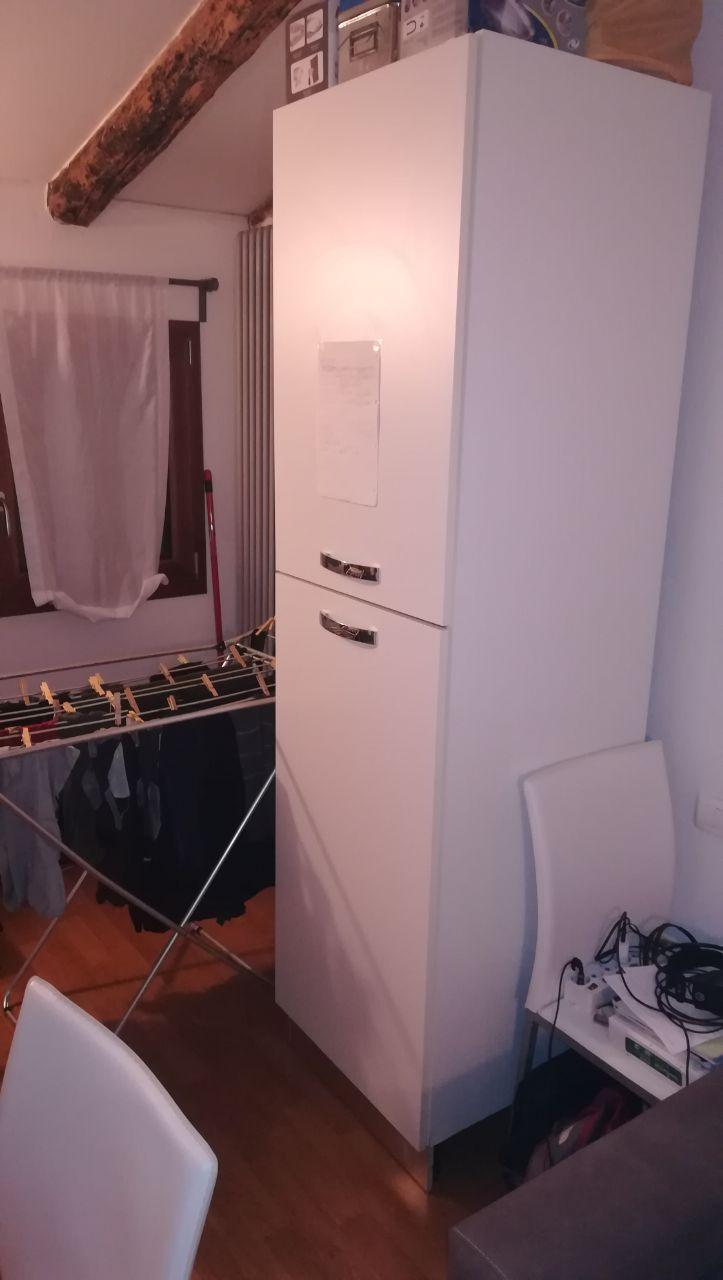
#> input picture 1-box/body/frigo1.jpg, 723 x 1280 px
$ jupyter execute --allow-errors body-reconstruction.ipynb   (older library calls are emulated)   (text cells are left out)
#> lines starting #> are read from the running program, lines starting #| are printed output that depends on the picture; after the words box and inside, x2 and y2 are one past the last pixel; in counts of white or black regions, pixels touching at a corner belong together
[cell 1]
# body reconstruction
#
# finds rectangular shapes
# understand which ones could be a box
# indentifies panel's body
import cv2
import numpy as np
from matplotlib import pyplot as plt

[cell 2]
# OpenCV + Python Rectangle Detection Example
# https://www.youtube.com/watch?v=T9P10FAp8Qw
# 1) https://mehmethanoglu.com.tr/blog/6-opencv-ile-dikdortgen-algilama-python.html
# https://youtu.be/HpaY0HOomAI
# # https://github.com/shibatch/rectdetect
# https://youtu.be/Fchzk1lDt7Q
# https://docs.opencv.org/master/d3/dc0/group__imgproc__shape.html
# https://stackoverflow.com/questions/44522012/rectangle-detection-tracking-using-opencv
# https://docs.opencv.org/3.4/dd/d49/tutorial_py_contour_features.html
# https://docs.opencv.org/3.4/da/d0c/tutorial_bounding_rects_circles.html
# https://cv-tricks.com/opencv-dnn/edge-detection-hed/
# https://arxiv.org/pdf/1703.10896.pdf
# https://www.youtube.com/watch?v=zzcipxzZP9E
#######
#https://stackoverflow.com/questions/57125879/improve-rectangle-contour-detection-in-image-using-opencv
#https://stackoverflow.com/questions/44295099/how-to-identify-incomplete-rectangles-in-opencv
#https://stackoverflow.com/questions/14795246/rectangular-approximation-of-contours
## use contours as array:
#https://stackoverflow.com/questions/33958977/contour-approximation-opencv
#https://docs.opencv.org/3.4/dd/d49/tutorial_py_contour_features.html

[cell 3]
def findRectangles(imgrect,filtype,method,imop,PARAMGAUSS,PARAMCANNY,PARAMMORPH):
    # [7 lines of commented-out code are left out]
    imgrect = cv2.cvtColor(imgrect, cv2.COLOR_BGR2GRAY)

    if filtype=='bilinear':
        # bilinear filtering
        imgrect=cv2.bilateralFilter(imgrect , 1, 10, 120 )
    elif filtype=='gaussian':
        #gaussian blur
        imgrect=cv2.GaussianBlur(imgrect,(PARAMGAUSS,PARAMGAUSS),0)
    #else
        #no filtering

    if method == 'canny':
        #use edge detection
        imgrect  = cv2.Canny( imgrect, 10, PARAMCANNY )
    else:
        #use threshold binarization
        _, imgrect = cv2.threshold(imgrect, 127, 255, 0)

    kernel = cv2.getStructuringElement( cv2.MORPH_RECT, ( PARAMMORPH, PARAMMORPH ) )
    if imop=='morp':
        #morphing the image
        kernel = cv2.getStructuringElement( cv2.MORPH_RECT, ( PARAMMORPH, PARAMMORPH ) )
        imgrect = cv2.morphologyEx( imgrect, cv2.MORPH_CLOSE, kernel )
    elif imop=='erate':
        # erode and dilate
        imgrect = cv2.erode(imgrect,kernel,iterations = 10)
        imgrect = cv2.dilate(imgrect,kernel,iterations = 10)


    # [12 lines of commented-out code are left out]

    _,contours, hierarchy = cv2.findContours(imgrect, cv2.RETR_TREE, cv2.CHAIN_APPROX_SIMPLE)

    if 1:
        # Identify rectangular contours
        rect_cnts = []
        areas = []
        for cnt in contours:
            peri = cv2.arcLength(cnt, True)
            approx = cv2.approxPolyDP(cnt, 0.1 * peri, True)
            (x, y, w, h) = cv2.boundingRect(cnt)
            #ar = w / float(h)
            if len(approx) == 4: # shape filtering condition
                # Get the area of the rectangle, need to exclude rectangles with area less than the
                # one of the smallest aruco
                area = cv2.contourArea(cnt)
                #rect_cnts.append(cnt)
                #areas.append(cv2.contourArea(cnt))

                # Exclude rectangles with pixel area, due to some threesholding error perhaps
                if area >= 5.0:
                    areas.append(area)
                    rect_cnts.append(cnt) # Shape is rectangle, add to the valid list
        # [34 lines of commented-out code are left out]

        cv2.waitKey(0)
        cv2.destroyAllWindows()
        return rect_cnts
    else:
        return contours

[cell 4]
#param
GAUSS=5
CANNY = 250
MORPH = 7
usefilter='bilinear'
usemethod='canny'
useclosing='morp'

img1=cv2.imread("body/frigo1.jpg")
#> img1 is the input picture: shape (1280, 723, 3); mean B, G, R 109.5, 104.7, 131.8
img2=cv2.imread('body/frigo2.jpg')
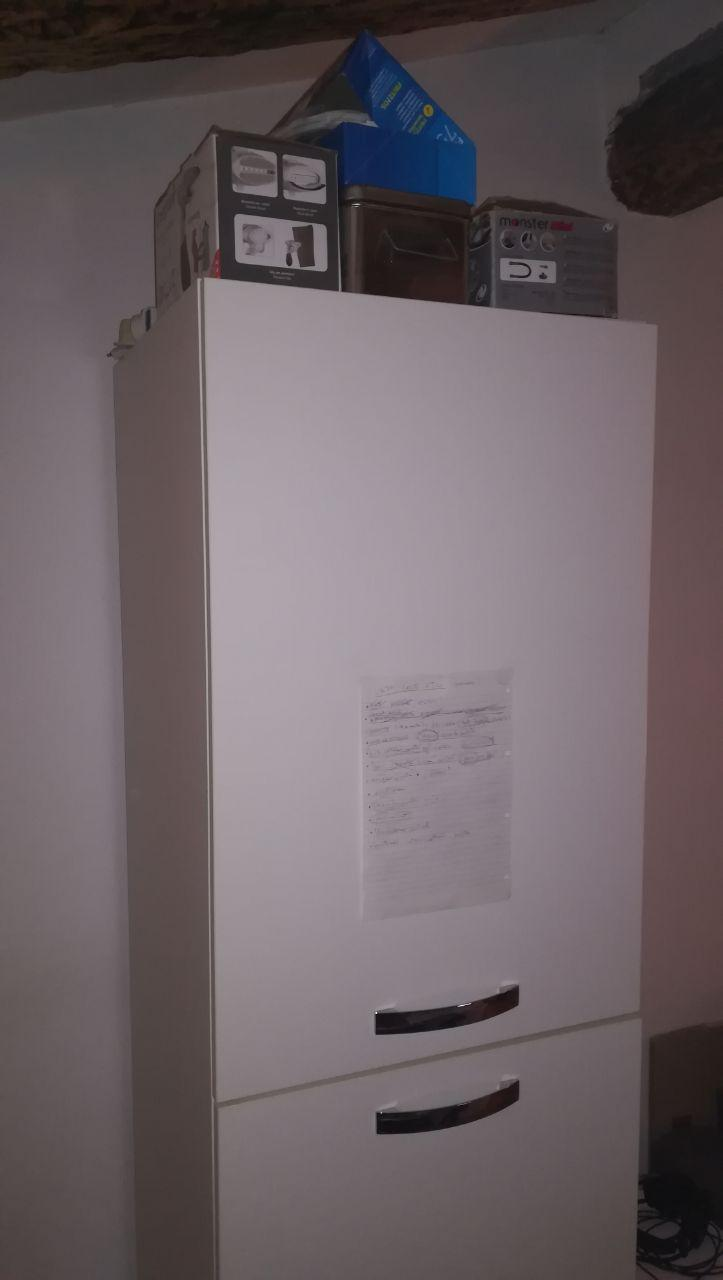
#> input picture 1-box/body/frigo2.jpg, 723 x 1280 px
#> img2 is the input picture: shape (1280, 723, 3); mean B, G, R 100.4, 96.3, 106.8
img3=cv2.imread('body/libri.jpg')
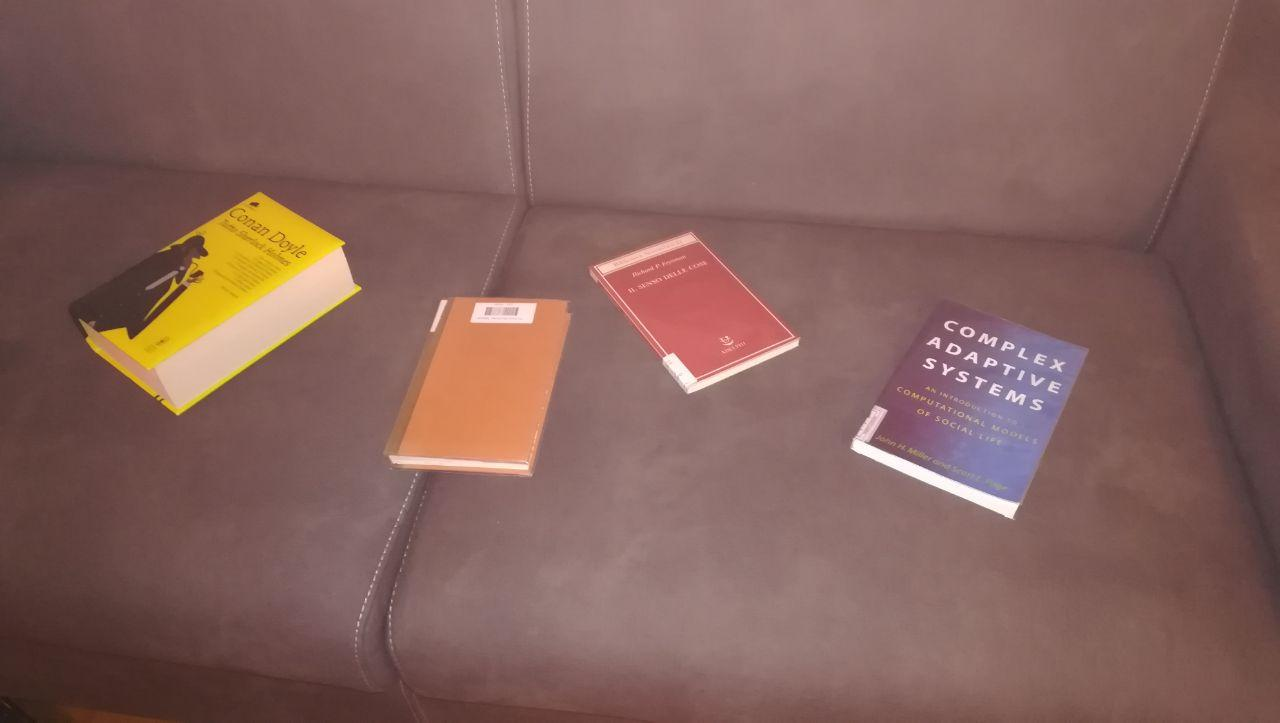
#> input picture 1-box/body/libri.jpg, 1280 x 723 px
#> img3 is the input picture: shape (723, 1280, 3); mean B, G, R 93, 99, 133.8
img4=cv2.imread('body/pag1.jpg')
img5=cv2.imread('body/tavolo1.jpg')
img6=cv2.imread('body/tavolo2.jpg')
img7=cv2.imread('../2-markers/test-imgs/double-rectangle.jpg')
#img0=np.copy(img)

imgcnts1= findRectangles(img1,usefilter,usemethod,useclosing,GAUSS,CANNY,MORPH)
#> in findRectangles, `imgrect  = cv2.Canny( imgrect, 10, PARAMCANNY )`: imgrect: shape (1280, 723); 2.8% white in thin lines or dots
#> in findRectangles, `imgrect = cv2.morphologyEx( imgrect, cv2.MORPH_CLOSE, kernel )`:
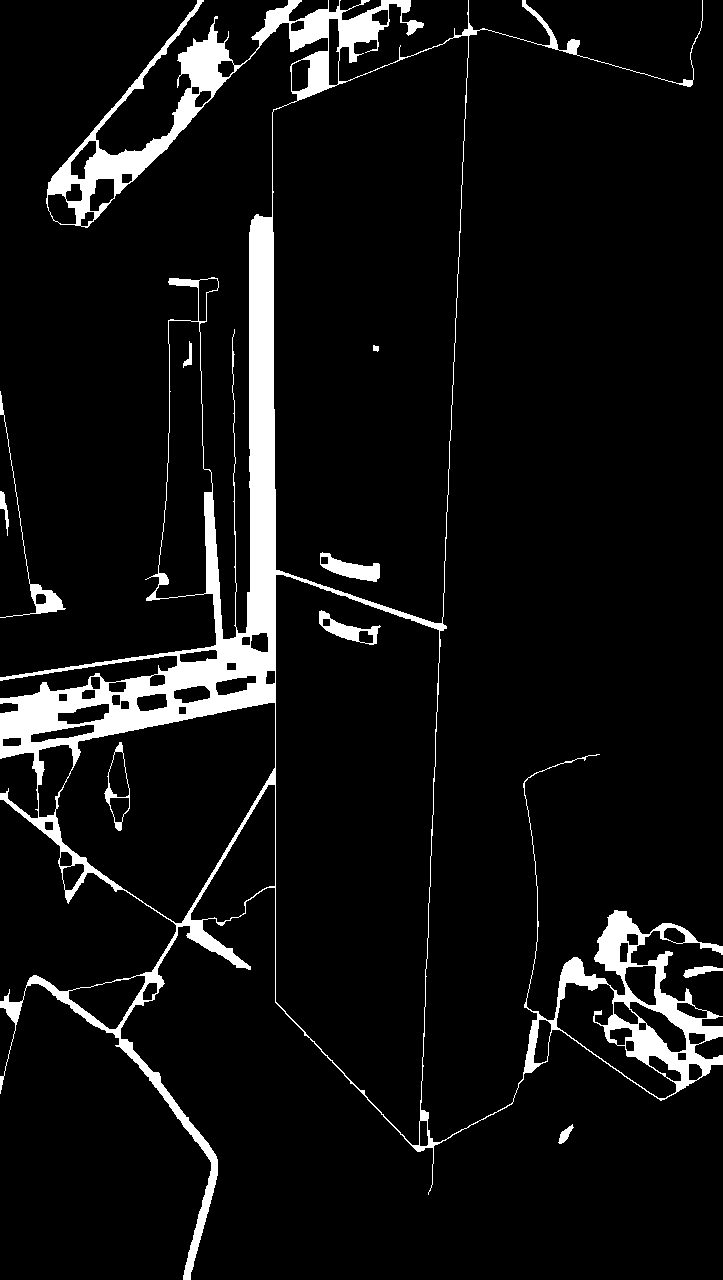
#> imgrect: shape (1280, 723); 7% white; 10 white regions
#> in findRectangles, `_,contours, hierarchy = cv2.findContours(imgrect, cv2.RETR_TREE, cv2.C..`: contours = 77 contours; largest, box (x1, y1, x2, y2) and area: (0, 0, 723, 1280) 292468, (272, 35, 469, 624) 95428, (275, 574, 440, 1146) 74402, (55, 702, 276, 924) 30773, (155, 320, 213, 599) 10383
#> the loop in findRectangles, `for cnt in contours:` made 77 passes
#> (peri, approx, x, y, w, h, area) on passes 5, 8, 10, 11, 12, 14, 20, 23: (39.31, [[35, 595], [43, 593], [46, 602], [36, 604]], 35, 593, 12, 12, 111), (54.97, [[689, 1063], [702, 1069], [696, 1080], [688, 1079]], 688, 1063, 15, 18, 206), (31.66, [[677, 1053], [685, 1052], [686, 1059], [678, 1060]], 677, 1052, 10, 9, 70), (36.49, [[626, 1040], [634, 1042], [633, 1051], [626, 1050]], 625, 1040, 10, 12, 93), (52.73, [[688, 1033], [704, 1033], [705, 1040], [690, 1044]], 688, 1032, 18, 13, 174.5), (29.66, [[638, 1023], [645, 1022], [646, 1029], [639, 1030]], 638, 1022, 9, 9, 62), (58.97, [[156, 982], [152, 999], [143, 1000], [146, 985]], 142, 982, 16, 19, 202), (54.49, [[621, 942], [628, 943], [626, 962], [619, 961]], 619, 942, 10, 21, 165)
#> (peri, x, y, w, h, area) on passes 61, 63, 64, 65, 68, 69: (53.31, 80, 211, 15, 16, 144), (64.14, 65, 183, 18, 19, 249), (106, 89, 178, 26, 34, 596.5), (38.49, 121, 173, 12, 11, 102), (29.66, 191, 86, 9, 9, 62), (60.38, 217, 60, 18, 18, 231.5)
#> after the loop in findRectangles, `for cnt in contours:`: areas = 37 values, max 30773 at index 13, min 22.5 at index 35, mean 979; rect_cnts = 37 contours; largest, box (x1, y1, x2, y2) and area: (55, 702, 276, 924) 30773, (89, 178, 115, 212) 596, (291, 59, 311, 92) 512, (250, 632, 269, 653) 303, (65, 183, 83, 202) 249
#> imgcnts1 has the same summary as rect_cnts in findRectangles
cv2.drawContours(img1, imgcnts1, -1, (0,255,0), 3)
#> img1: shape (1280, 723, 3); 1.14% of pixels changed, all inside (x1, y1, x2, y2) = (0, 18, 708, 1083)
imgcnts2= findRectangles(img2,usefilter,usemethod,useclosing,GAUSS,CANNY,MORPH)
#> in findRectangles (call 2), `imgrect  = cv2.Canny( imgrect, 10, PARAMCANNY )`: imgrect: shape (1280, 723); 0.89% white in thin lines or dots, all inside (x1, y1, x2, y2) = (106, 109, 658, 1280)
#> in findRectangles (call 2), `imgrect = cv2.morphologyEx( imgrect, cv2.MORPH_CLOSE, kernel )`: imgrect: shape (1280, 723); 1.6% white; 10 white regions (1 under 20 px)
#> in findRectangles (call 2), `_,contours, hierarchy = cv2.findContours(imgrect, cv2.RETR_TREE, cv2.C..`: contours = 27 contours, 1 with area under 20; largest, box (x1, y1, x2, y2) and area: (197, 109, 658, 1103) 6368, (234, 213, 328, 272) 4429, (231, 146, 327, 205) 4184, (375, 984, 520, 1035) 3461, (376, 1074, 520, 1135) 3280
#> the loop in findRectangles (call 2), `for cnt in contours:` made 27 passes
#> (peri, approx, x, y, w, h, area) on passes 4, 8, 9, 10, 11, 12, 13, 14: (57.31, [[416, 1003], [414, 1011], [395, 1011], [396, 1004]], 395, 1002, 22, 11, 174), (155.6, [[500, 258], [500, 279], [555, 282], [554, 261]], 500, 258, 57, 26, 1222.5), (39.66, [[514, 268], [526, 267], [527, 274], [515, 275]], 514, 267, 14, 9, 102), (55.31, [[548, 262], [556, 266], [554, 282], [547, 281]], 546, 262, 11, 21, 177), (59.9, [[531, 260], [540, 261], [538, 281], [530, 280]], 530, 260, 11, 22, 197.5), (43.56, [[525, 232], [522, 243], [528, 248], [530, 233]], 522, 232, 9, 17, 99.5), (67.21, [[505, 228], [500, 244], [512, 247], [514, 229]], 499, 228, 17, 20, 207.5), (284.4, [[235, 214], [237, 262], [326, 270], [325, 225]], 234, 213, 94, 59, 4429)
#> (peri, approx, x, y, w, h) on passes 1, 2, 3, 5, 6, 7: (372.5, [[519, 1074], [376, 1133]], 376, 1074, 144, 61), (346.2, [[519, 1085], [376, 1132]], 376, 1084, 144, 51), (371, [[518, 985], [375, 1034]], 375, 984, 145, 51), (345.2, [[518, 990], [375, 1033]], 375, 989, 144, 46), (4, [[416, 775], [418, 775]], 416, 775, 3, 1), (2041.9, [[143, 304], [137, 1279]], 106, 304, 40, 976)
#> after the loop in findRectangles (call 2), `for cnt in contours:`: areas = [174, 1222.5, 102, 177, 197.5, 99.5, 207.5, 4429, 116.5, 612.5, 2629.5, 4183.5, 86, 70, 203.5, 1565.5]; rect_cnts = 16 contours; largest, box (x1, y1, x2, y2) and area: (234, 213, 328, 272) 4429, (231, 146, 327, 205) 4184, (234, 214, 294, 268) 2630, (231, 146, 278, 186) 1566, (500, 258, 557, 284) 1222
#> imgcnts2 has the same summary as rect_cnts in findRectangles
cv2.drawContours(img2, imgcnts2, -1, (0,255,0), 3)
#> img2: shape (1280, 723, 3); 0.67% of pixels changed, all inside (x1, y1, x2, y2) = (229, 144, 559, 1015)
imgcnts3= findRectangles(img3,usefilter,usemethod,useclosing,GAUSS,CANNY,MORPH)
#> in findRectangles (call 3), `imgrect  = cv2.Canny( imgrect, 10, PARAMCANNY )`: imgrect: shape (723, 1280); 0.9% white in thin lines or dots, all inside (x1, y1, x2, y2) = (68, 0, 1065, 643)
#> in findRectangles (call 3), `imgrect = cv2.morphologyEx( imgrect, cv2.MORPH_CLOSE, kernel )`: imgrect: shape (723, 1280); 2% white; 28 white regions (5 under 20 px)
#> in findRectangles (call 3), `_,contours, hierarchy = cv2.findContours(imgrect, cv2.RETR_TREE, cv2.C..`: contours = 43 contours, 9 with area under 20; largest, box (x1, y1, x2, y2) and area: (68, 192, 362, 416) 34866, (106, 193, 358, 411) 24234, (389, 297, 571, 495) 23058, (399, 297, 570, 464) 19277, (588, 231, 801, 394) 17834
cv2.drawContours(img3, imgcnts3,-1, (0,255,0), 3)
#> img3: shape (723, 1280, 3); 0.98% of pixels changed, all inside (x1, y1, x2, y2) = (376, 229, 1067, 569)
#> (the rest of this cell did not finish here and is left out)

cv2.drawContours(img4, imgcnts4, -1, (0,255,0), 3)
imgcnts5= findRectangles(img5,usefilter,usemethod,useclosing,GAUSS,CANNY,MORPH)
cv2.drawContours(img5, imgcnts5, -1, (0,255,0), 3)
imgcnts6= findRectangles(img6,usefilter,usemethod,useclosing,GAUSS,CANNY,MORPH)
cv2.drawContours(img6, imgcnts6, -1, (0,255,0), 3)
imgcnts7= findRectangles(img7,usefilter,usemethod,useclosing,GAUSS,CANNY,MORPH)
cv2.drawContours(img7, imgcnts7, -1, (0,255,0), 3)

#print("Areas:", areas)

# Display our image
plt.figure(figsize=(20,10))
plt.imshow(cv2.cvtColor(img1, cv2.COLOR_BGR2RGB))
plt.figure(figsize=(20,10))
plt.imshow(cv2.cvtColor(img2, cv2.COLOR_BGR2RGB))
plt.figure(figsize=(20,10))
plt.imshow(cv2.cvtColor(img3, cv2.COLOR_BGR2RGB))
plt.figure(figsize=(20,10))
plt.imshow(cv2.cvtColor(img4, cv2.COLOR_BGR2RGB))
plt.figure(figsize=(20,10))
plt.imshow(cv2.cvtColor(img5, cv2.COLOR_BGR2RGB))
plt.figure(figsize=(20,10))
plt.imshow(cv2.cvtColor(img6, cv2.COLOR_BGR2RGB))
plt.figure(figsize=(20,10))
plt.imshow(cv2.cvtColor(img7, cv2.COLOR_BGR2RGB))

# [15 lines of commented-out code are left out]
plt.show()

[cell 5]
import cv2
import time
import numpy as np

##################
DELAY = 0.02
USE_CAM = 1
IS_FOUND = 0

MORPH = 7
CANNY = 250
##################
# 420x600 oranı 105mmx150mm gerçek boyuttaki kağıt için
_width  = 600.0
_height = 420.0
_margin = 0.0
##################

if USE_CAM: video_capture = cv2.VideoCapture(0)

corners = np.array(
    [
    [[  _margin, _margin]],
    [[ _margin, _height + _margin  ]],
    [[ _width + _margin, _height + _margin  ]],
    [[ _width + _margin, _margin ]],
    ]
)

pts_dst = np.array( corners, np.float32 )

while True :

    if USE_CAM :
        ret, rgb = video_capture.read()
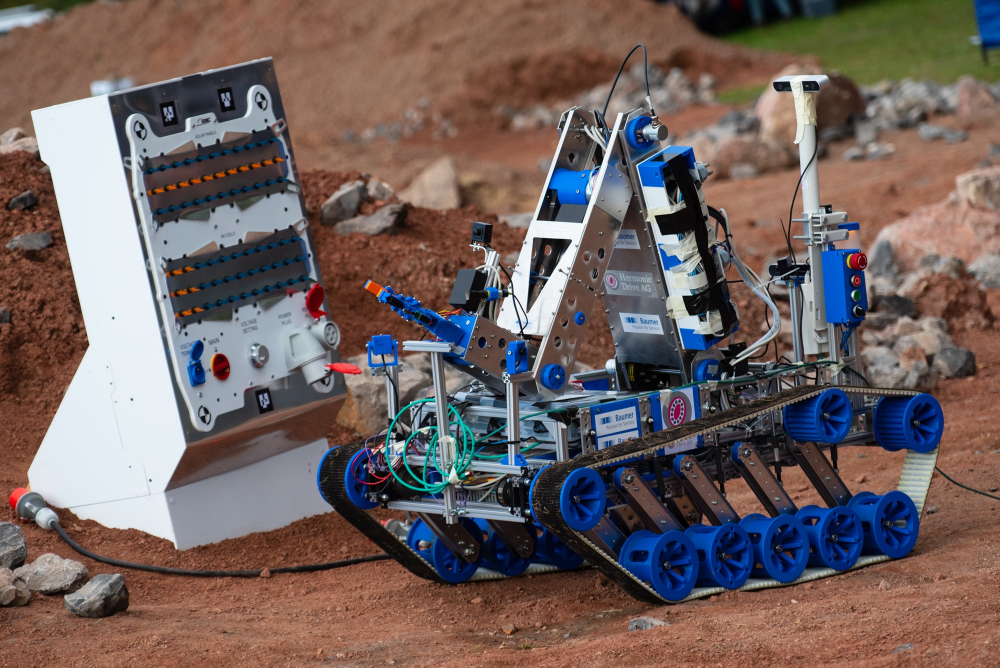
#> input picture 1-box/body/task-example.jpg, 2000 x 1335 px, given in place of the camera (shown at 1/2 size)
#> rgb is the input picture: shape (1335, 2000, 3); mean B, G, R 95.3, 97.8, 112.8
    else :
        ret = 1
        rgb = cv2.imread( "opencv.jpg", 1 )

    if ( ret ):

        gray = cv2.cvtColor( rgb, cv2.COLOR_BGR2GRAY )

        gray = cv2.bilateralFilter( gray, 1, 10, 120 )

        edges  = cv2.Canny( gray, 10, CANNY )
#> edges: shape (1335, 2000); 8.9% white in thin lines or dots

        kernel = cv2.getStructuringElement( cv2.MORPH_RECT, ( MORPH, MORPH ) )

        closed = cv2.morphologyEx( edges, cv2.MORPH_CLOSE, kernel )
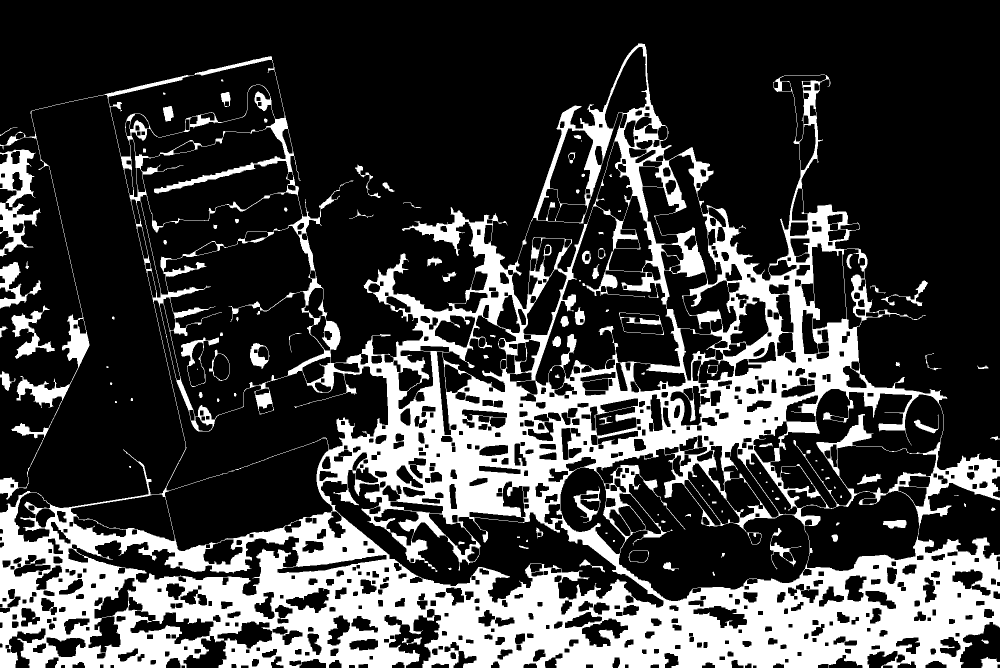
#> closed: shape (1335, 2000) (shown at 1/2 size); 24.9% white; 118 white regions (25 under 20 px), largest, box (x1, y1, x2, y2) and area: (0, 87, 2000, 1335) 635260, (0, 299, 82, 513) 7386, (23, 610, 110, 718) 2897
        _,contours, h = cv2.findContours( closed, cv2.RETR_EXTERNAL, cv2.CHAIN_APPROX_SIMPLE )

        for cont in contours:

            # Küçük alanları pass geç
            if cv2.contourArea( cont ) > 5000 :

                arc_len = cv2.arcLength( cont, True )

                approx = cv2.approxPolyDP( cont, 0.2 * arc_len, True )

                if ( len( approx ) == 4 ):
                    IS_FOUND = 1
                    # [4 lines of commented-out code are left out]

                    pts_src = np.array( approx, np.float32 )

                    h, status = cv2.findHomography( pts_src, pts_dst )
                    out = cv2.warpPerspective( rgb, h, ( int( _width + _margin * 2 ), int( _height + _margin * 2 ) ) )

                    cv2.drawContours( rgb, [approx], -1, ( 255, 0, 0 ), 2 )

                else : pass
#> this loop made 33 passes

        #cv2.imshow( 'closed', closed )
        #cv2.imshow( 'gray', gray )


        if IS_FOUND :
            cv2.namedWindow( 'out', cv2.CV_WINDOW_AUTOSIZE )
            cv2.imshow( 'out', out )

        if cv2.waitKey(27) & 0xFF == ord('q') :
#> (key q is pressed here)
            break

        if cv2.waitKey(99) & 0xFF == ord('c') :
            current = str( time.time() )
            cv2.imwrite( 'ocvi_' + current + '_edges.jpg', edges )
            cv2.imwrite( 'ocvi_' + current + '_gray.jpg', gray )
            cv2.imwrite( 'ocvi_' + current + '_org.jpg', rgb )
            print("Pictures saved")

        time.sleep( DELAY )

    else :
      #  print "Stopped"
        break

if USE_CAM : video_capture.release()
cv2.destroyAllWindows()
